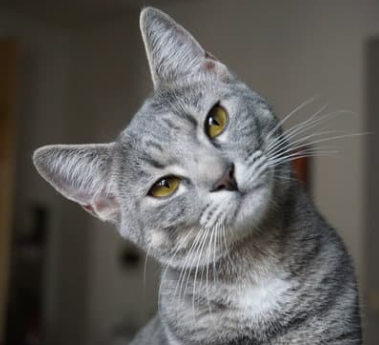
#> input picture Computer Vision/data/images/cats.png, 379 x 345 px
$ jupyter execute 'Week 01 - 02 Lab.ipynb'
#> lines starting #> are read from the running program, lines starting #| are printed output that depends on the picture; after the words box and inside, x2 and y2 are one past the last pixel; in counts of white or black regions, pixels touching at a corner belong together
### Computer Vision/Haider.py
import matplotlib.pyplot as plt
import cv2
import numpy as np
import math

class Repeatable:
    def __init__(self, resize_width=None, resize_height=None, base_path='data/images/', video_path = 'data/video/'):
        '''Initializes the Repeatable object with optional resizing parameters.'''
        self.resize_width = resize_width
        self.resize_height = resize_height
        self.base_path = base_path
        self.video_path = video_path

    # [146 lines left out: functions showImage, show_image_with_color, show_multiple_images, shape_of_images, writeText, not called in this run]

    # Function to load image
    def load_image(self, img='bin_Salman.jpg', flag=1):
        """
        Loads an image from the predefined directory.

        Parameters:
        img (str): The name of the image file to load. Default is 'bin_Salman.jpg'.

        Returns:
        img (numpy.ndarray): The loaded image as a NumPy array, or None if the image is not found.

        This function constructs the full image path by combining the base path
        with the provided image file name and loads the image using OpenCV.
        If the base path changes in the future, it needs to be updated in only
        one place (the 'base_path' class variable).
        """
#> called with img = 'cats.png', flag = 1
        # Construct the full image path using the base path
        img_path = self.base_path + img

        # Load and return the image
        return cv2.imread(img_path, flag)
#> returned value is the input picture: shape (345, 379, 3); mean B, G, R 90.3, 93.4, 95.5


    # Show Images Through OpenCV
    # [67 lines left out: functions showImagesThroughOpenCV, load_video, not called in this run]

### Computer Vision/Labs/week 1-2/Week 01 - 02 Lab.ipynb
### 1. Introduction to Image I/O in OpenCV
OpenCV provides two main functions for handling image I/O:

- **cv2.imread()** – Used to read an image from a file.
- **cv2.imwrite()** – Used to write an image to a file.

### 2. Setting Up the Environment
```pip install opencv-python```

### 3. Reading and Writing Images
##### Reading an Image
- Use `cv2.imread()` to read an image from a file:

### Load Libraries

[cell 1]
import cv2
import numpy as np
import matplotlib.pyplot as plt
import os, sys

# Manually specify the path to the project directory
project_path = '../../'

# Add the project directory to sys.path
sys.path.append(project_path)
from Haider import Repeatable

### Create instance of Repeatable

[cell 2]
r = Repeatable(base_path='../../data/images/')

### Read an image from file

[cell 3]
image = r.load_image('cats.png')

[cell 4]
print(f"Loading image from: {r.base_path + '2.jpeg'}")

### Display the image using matplotlib

[cell 5]
plt.imshow(cv2.cvtColor(image, cv2.COLOR_BGR2RGB))  # Convert BGR to RGB for matplotlib
plt.title('Original Image')
plt.axis('off')  # Hide axes
plt.show()

**Note:** OpenCV loads images in `BGR` format by default, while Matplotlib expects `RGB`. Hence, we use `cv2.cvtColor()` to convert the image from BGR to RGB for displaying.

### Writing an Image
- To write an image back to disk, use `cv2.imwrite()`

[cell 6]
os.makedirs('../output', exist_ok=True)

[cell 7]
cv2.imwrite('../output/1.png', image)
#> Out = True

This will save the image to a file named `1.png` in the `output` directory.

### 4. Working with Image Arrays in NumPy
Images are represented as NumPy arrays. Each pixel is represented as a set of values, and the structure of the image depends on its color space.

**Creating a Blank Image (Black Square)**

- You can create an empty image (a black square) using NumPy's zeros function

[cell 8]
black_square = np.zeros((3, 3), dtype=np.uint8)

[cell 9]
black_square

[cell 10]
black_square.shape

#### Creating a Black Square Image with 3 Channels (BGR)

[cell 11]
black_square_bgr = np.zeros((3, 3, 3), dtype=np.uint8)
black_square_bgr

[cell 12]
black_square_bgr.shape

Now, each pixel has 3 values: `[B, G, R]`

#### Converting Color Spaces (BGR to RGB)
To convert the color format from `BGR to RGB` (as OpenCV uses BGR by default), we use `cv2.cvtColor()`

[cell 13]
rgb_image = cv2.cvtColor(black_square_bgr, cv2.COLOR_BGR2RGB)

[cell 14]
plt.imshow(rgb_image)
plt.title('Original Image')
plt.axis('off')  # Hide axes
plt.show()
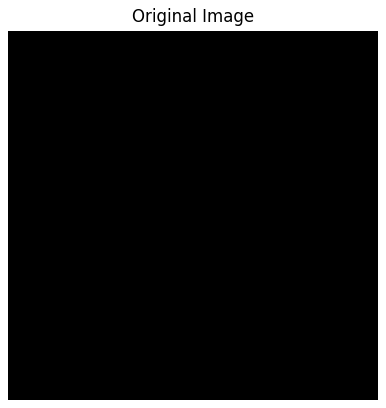
#> figure drawn by matplotlib, 1 panel

#### Image color representation in hsv

[cell 15]
# Convert BGR to HSV
hsv_image = cv2.cvtColor(black_square_bgr, cv2.COLOR_BGR2HSV)

##### HSV format uses:

- **Hue (H)** – represents the color type (range from 0-180 in OpenCV).
- **Saturation (S)** – represents the intensity or vividness of the color (range from 0-255).
- **Value (V)** – represents the brightness of the color (range from 0-255).

#### Summary of Key Functions Till Now

| Function               | Purpose                                                           |
|------------------------|-------------------------------------------------------------------|
| `cv2.imread()`          | Read an image from a file (in BGR format).                        |
| `cv2.imwrite()`         | Write an image to a file.                                         |
| `cv2.cvtColor()`        | Convert between color spaces (e.g., BGR to RGB).                  |
| `cv2.imshow()`          | Display an image in an OpenCV window.                               |

### 5. Inspecting the Image Structure: Using the shape Property

The `.shape` property in NumPy allows you to inspect the dimensions of an image `(height, width, and number of channels).`

[cell 16]
img = np.zeros((3, 3), dtype=np.uint8)
# Check the shape of the image (should print (3, 3))
print("Shape of grayscale image:", img.shape)

[cell 17]
# Convert the grayscale image to BGR (3 channels)
img_bgr = cv2.cvtColor(img, cv2.COLOR_GRAY2BGR)

# Check the shape of the BGR image (should print (3, 3, 3))
print("Shape of BGR image:", img_bgr.shape)

### Explanation:

- **img.shape** for a grayscale image returns `(height, width)`.
- **img_bgr.shape** for a BGR image returns `(height, width, 3)` because BGR images have three color channels `(Blue, Green, Red)`.

### 6. Reading and Saving Images in Different Formats
You can use `cv2.imread()` to read an image, and `cv2.imwrite()` to save it in different formats. Here's how to load a PNG image and save it as a JPEG.

[cell 18]
image = cv2.imread('../../data/images/cats.png', cv2.COLOR_RGB2BGR) # Read image in jpg format

[cell 19]
cv2.imwrite('../output/01.png', image) # Save image in png format
#> Out = True

#### Explanation:

- cv2.imread() loads the image.
- cv2.imwrite() saves the image in a new format.

#### Reading Images in Different Color Modes
OpenCV allows you to specify the mode in which the image should be loaded using the `cv2.IMREAD_*` options. For example, you can load an image as grayscale or with an alpha channel.

[cell 20]
gray_image = cv2.imread('../../data/images/cats.png', cv2.IMREAD_GRAYSCALE)
#> gray_image: shape (345, 379); min 0, max 242, mean 93.6

[cell 21]
plt.imshow(gray_image)
plt.title('Original Image')
plt.axis('off')  # Hide axes
plt.show()

#### Explanation:

- **cv2.IMREAD_GRAYSCALE** loads the image in grayscale.
- By loading the image as grayscale, any color information is discarded.

#### Available Read Modes:
- **cv2.IMREAD_COLOR:** Default. Loads the image in color (BGR).
- **cv2.IMREAD_GRAYSCALE:** Loads the image as grayscale (single channel).
- **cv2.IMREAD_UNCHANGED:** Loads the image as is, including alpha channel (transparency).

### 7. Handling Raw Bytes and Converting Between Byte Arrays
You can convert an image to raw bytes and vice versa. This is useful for network transmission or saving images in a custom format.

[cell 22]
randomByteArray = bytearray(os.urandom(120000))

[cell 23]
# Convert the byte array to a flat NumPy array
flatNumpyArray = np.array(randomByteArray, dtype=np.uint8)

[cell 24]
# Convert to a 400x300 grayscale image (2D array)
grayImage = flatNumpyArray.reshape(300, 400)

[cell 25]
plt.imshow(grayImage)
plt.title('Original Image')
plt.axis('off')  # Hide axes
plt.show()
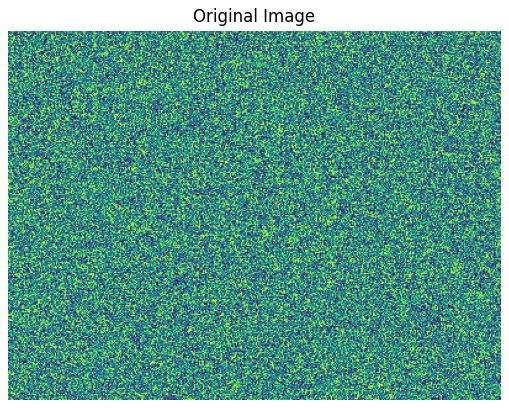
#> figure drawn by matplotlib, 1 panel

[cell 26]
# Step 3: Convert to a 400x100 color image (3D array)
bgrImage = flatNumpyArray.reshape(100, 400, 3)

[cell 27]
plt.imshow(bgrImage)
plt.title('Original Image')
plt.axis('off')  # Hide axes
plt.show()
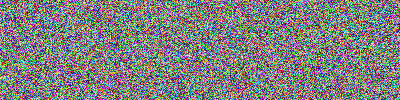
#> shown: shape (100, 400, 3); mean R, G, B 127.1, 128.2, 127.6

### Explanation:

- os.urandom(120000) generates 120,000 random bytes.
- np.array(randomByteArray, dtype=np.uint8) converts the byte array to a NumPy array with unsigned 8-bit integers.
- The grayscale image is created by reshaping the array into a 300x400 2D array, while the color image is reshaped into a 100x400x3 3D array (BGR format).

### 8. Access image data with numpy array

Once you have loaded an image into OpenCV using `cv2.imread()`, you can access and modify its pixel data using NumPy operations.

[cell 28]
plt.imshow(image)
plt.title('Original Image')
plt.axis('off')  # Hide axes
plt.show()

[cell 29]
# Modify the pixel at position (0, 0) to white
image[0, 0] = [255, 0, 0]
#> image: shape (345, 379, 3); under 0.01% of pixels changed, all inside (x1, y1, x2, y2) = (0, 0, 1, 1)
image[0, 1] = [255, 0, 0]
#> image: shape (345, 379, 3); mean B, G, R 90.3, 93.4, 95.5
image[0, 2] = [255, 0, 0]
#> image: shape (345, 379, 3); mean B, G, R 90.3, 93.4, 95.5
image[0, 3] = [255, 0, 0]
#> image: shape (345, 379, 3); mean B, G, R 90.3, 93.4, 95.5

[cell 30]
plt.imshow(image)
plt.title('Original Image')
plt.axis('off')  # Hide axes
plt.show()

### Manipulating Individual Pixels Using NumPy
OpenCV images are NumPy arrays, so you can use NumPy functions to access and modify pixel values. For example, you can change the value of a specific pixel.

[cell 31]
# Print the value of the pixel at (150, 120, 0) - Blue channel
print("Original Blue value at (150, 120):", image[150, 120, 0])
#| Original Blue value at (150, 120): 94

[cell 32]
# Change the Blue value to 255 (full intensity)
image[150, 120, 0] = 0
#> image: shape (345, 379, 3); mean B, G, R 90.3, 93.4, 95.5

[cell 33]
# Print the updated value
print("Updated Blue value at (150, 120):", image[150, 120, 0])
#| Updated Blue value at (150, 120): 0

[cell 34]
plt.imshow(image)
plt.title('Original Image')
plt.axis('off')  # Hide axes
plt.show()

### 9. Using item() and itemset() for Pixel Manipulation
NumPy provides the `item()` and `itemset()` methods to get and set pixel values more efficiently, especially for single pixels.

[cell 35]
blue_value = bgrImage.item(90, 120, 0)  # 0 refers to the blue channel
blue_value

[cell 36]
plt.imshow(bgrImage)
plt.title('Original Image')
plt.axis('off')  # Hide axes
plt.show()

[cell 37]
# Change the blue channel value to 255 (maximum intensity)
image.itemset((90, 120, 0), 255)
#> image: shape (345, 379, 3); mean B, G, R 90.3, 93.4, 95.5

[cell 38]
# Verify the change
blue_value = image.item(90, 120, 0)
#> blue_value = 255
print("Updated Blue Value at (150, 120):", blue_value)
#| Updated Blue Value at (150, 120): 255

[cell 39]
plt.imshow(bgrImage)
plt.title('Original Image')
plt.axis('off')  # Hide axes
plt.show()

### Explanation:

- `image.item(150, 120, 0)` retrieves the blue channel value of the pixel at coordinates `(150, 120)`.
- `image.itemset((150, 120, 0), 255)` sets the blue channel value to `255` for the same pixel.
- This method can be more efficient for pixel-level operations compared to directly indexing with `image[y, x]`.

### 10. Zeroing Out Channels (Manipulating Color Channels)
Sometimes, you may want to manipulate entire color channels (e.g., making the image grayscale by zeroing out certain channels).

[cell 40]
plt.imshow(image)
plt.title('Original Image')
plt.axis('off')  # Hide axes
plt.show()

[cell 41]
# Zero out the blue and red channels to make the image grayscale (just green)
image[:, :, 0] = 0  # Zero the Blue channel
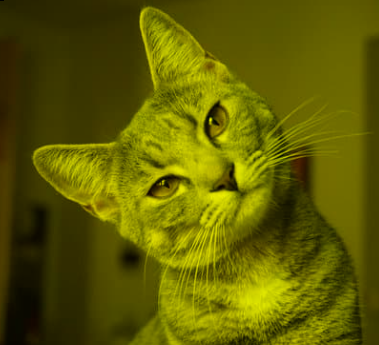
#> image: shape (345, 379, 3); mean B, G, R 0, 93.4, 95.5
image[:, :, 2] = 0  # Zero the Red channel
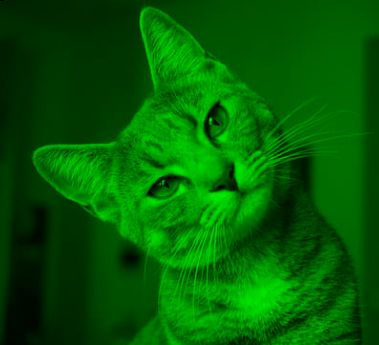
#> image: shape (345, 379, 3); mean B, G, R 0, 93.4, 0

[cell 42]
plt.imshow(image)
plt.title('Original Image')
plt.axis('off')  # Hide axes
plt.show()

### Explanation:

- `image[:, :, 0] = 0` sets all blue channel values to 0 (removes blue from the image).
- `image[:, :, 2] = 0` sets all red channel values to 0 (removes red from the image).
- This leaves only the green channel, creating a grayscale-like effect but still in the BGR color space.

### 11. Iterating Over the Image with NumPy for Bulk Manipulation
You can also iterate over the image for bulk manipulations, like adjusting brightness, contrast, or applying filters. For example, increasing the brightness of the entire image by adding a value to all pixels.

[cell 43]
# Increase the brightness of the entire image by adding 50 to each pixel's value
image_bright = np.clip(image + 50, 0, 255).astype(np.uint8)
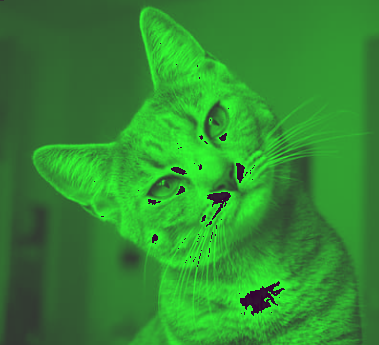
#> image_bright: shape (345, 379, 3); mean B, G, R 50, 140.7, 50

[cell 44]
plt.imshow(image)
plt.title('Original Image')
plt.axis('off')  # Hide axes
plt.show()

### Explanation:

- `image + 50` adds 50 to each pixel's RGB values.
- **np.clip()** ensures the pixel values stay within the valid range of `0 to 255`.
- **astype(np.uint8)** converts the array back to the correct data type for image representation.

#### Summary of Key NumPy Operations on Images

| Operation                          | Code Example                                                           |
|-------------------------------------|------------------------------------------------------------------------|
| **Load an image**                   | `image = cv2.imread('image.png')`                                      |
| **Get image shape**                 | `image.shape`                                                          |
| **Access pixel value**              | `image[y, x]` (For color, use `image[y, x, channel]`)                  |
| **Modify pixel value**              | `image[y, x] = [B, G, R]`                                              |
| **Use item() for pixel access**     | `image.item(y, x, channel)`                                            |
| **Use itemset() to modify pixel**   | `image.itemset((y, x, channel), value)`                                |
| **Zero out a color channel**        | `image[:, :, 0] = 0` (Zero Blue channel)                               |
| **Change brightness**               | `np.clip(image + value, 0, 255)`                                       |

---

### 12. Efficient Channel Manipulation Using NumPy Indexing

[cell 45]
image = r.load_image('cats.png')

[cell 46]
plt.imshow(image)
plt.title('Orignal Image')
plt.axis('off')  # Hide axes
plt.show()

[cell 47]
# Set all green values (index 1 in BGR) to 0
image[:, :, 1] = 0
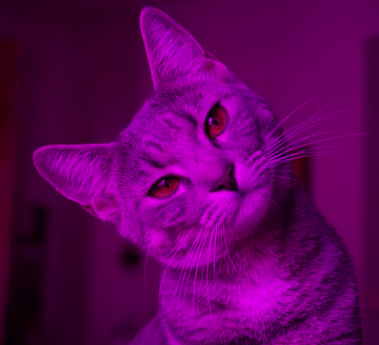
#> image: shape (345, 379, 3); mean B, G, R 90.3, 0, 95.5

[cell 48]
plt.imshow(image)
plt.title('Removed Green Channel From Image')
plt.axis('off')  # Hide axes
plt.show()

### Explanation
- `img[:, :, 1] = 0` modifies the entire green channel of the image to zero. The notation `[:, :, 1]` selects all pixels (rows and columns) in the green channel (1 is the index for G in BGR format).
- The result will be an image where the green color is completely removed.

### 13. Accessing Image Properties
You can access important properties of the image, such as its **shape**, **size**, and **data type**. These properties help in understanding the structure and characteristics of the image you're working with.

[cell 49]
# Access and print image properties
print('Image Shape:', image.shape)  # Height, Width, Channels
#| Image Shape: (345, 379, 3)
print('Image Size:', image.size)    # Total number of pixels (height * width * channels)
#| Image Size: 392265
print('Image Data Type:', image.dtype)  # Data type of image (typically uint8)
#| Image Data Type: uint8

### Explanation:

- **Shape (img.shape):** Returns the dimensions of the image as a tuple (height, width, channels). If it's a grayscale image, the tuple will only contain (height, width).
- **Size (img.size):** Returns the total number of elements (pixels) in the image. This is the product of height, width, and the number of channels.
- **Data Type (img.dtype):** The data type of the image, which is typically uint8 (unsigned 8-bit integer) for 8-bit images, meaning pixel values range from 0 to 255.

### 14. Avoiding Slow Operations with Loops
As mentioned, **loops** for pixel manipulation can be very slow, especially when working with large images or video streams. Instead, use **vectorized operations** like NumPy indexing, which are implemented in C and run much faster. Here's a comparison:

#### Slow Loop-Based Approach:

[cell 50]
# Slow loop for changing pixel values (avoid this)
for y in range(image.shape[0]):  # Loop over rows
    for x in range(image.shape[1]):  # Loop over columns
        image[y, x, 1] = 0  # Set green channel to 0 for each pixel

$ run again, with Computer Vision/data/images/D3voB.png copied over Computer Vision/data/images/cats.png
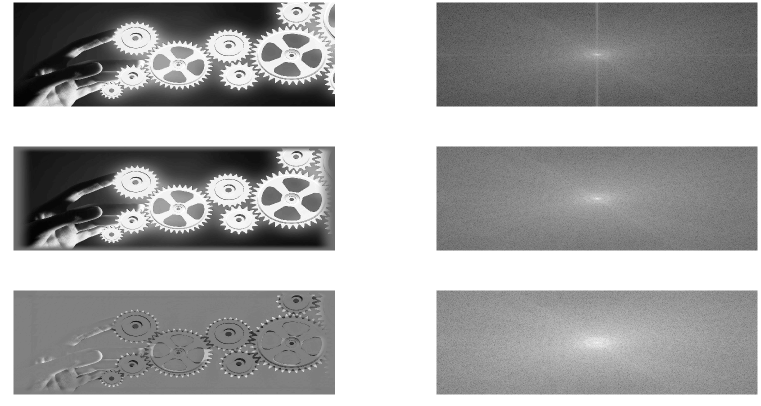
#> input picture Computer Vision/data/images/D3voB.png, 1521 x 811 px (shown at 1/2 size)
#> in load_image, returned value is the input picture: shape (811, 1521, 3); min 0, max 255, mean 169.3
#> `cv2.imwrite('../output/1.png', image)`: Out = True
#> `plt.show()`:
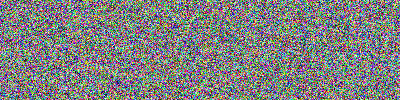
#> shown: shape (100, 400, 3); mean R, G, B 127.2, 128.3, 127.6
#| Original Blue value at (150, 120): 12
#| Updated Blue value at (150, 120): 0
#> blue_value = 255
#| Updated Blue Value at (150, 120): 255
#> `image[:, :, 1] = 0`:
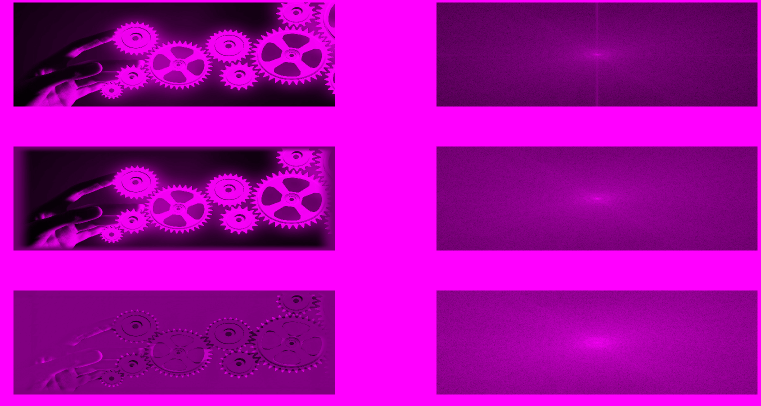
#> image: shape (811, 1521, 3) (shown at 1/2 size); mean B, G, R 169.3, 0, 169.3
#| Image Shape: (811, 1521, 3)
#| Image Size: 3700593
#| Image Data Type: uint8
